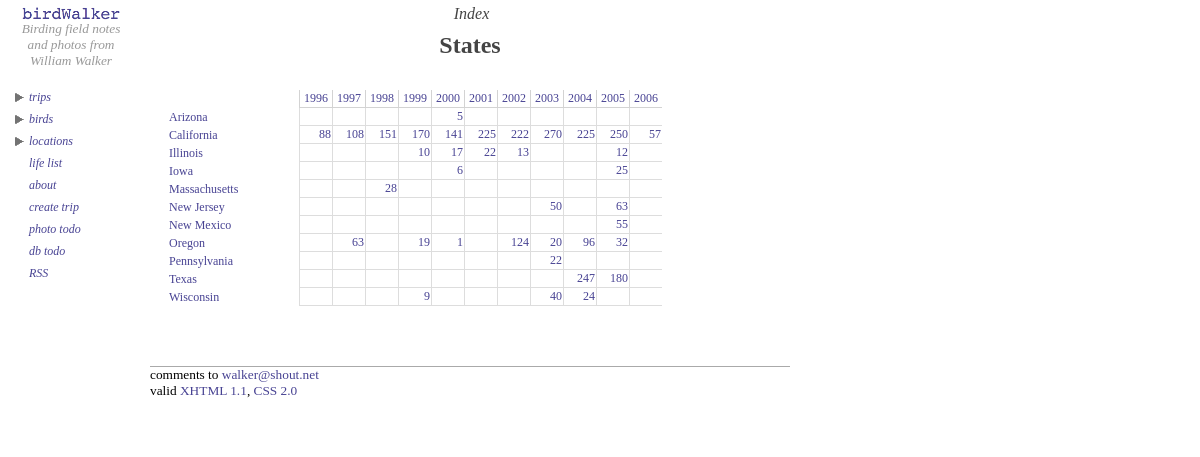
The app's page /stateindex.php with its own data.
### tables this page shows
CREATE TABLE state (
  objectid mediumint(9) NOT NULL auto_increment,
  Name varchar(16) default NULL,
  Abbreviation varchar(16) default NULL,
  Notes text,
  PRIMARY KEY  (objectid)
) TYPE=MyISAM;

### stateindex.php (the view, shortened to what this page needs)
<?php
require_once("./birdwalker.php");
require_once("./request.php");
$stateStats = performQuery("Get State Statistics",
  "SELECT
    location.State,
    count(distinct sighting.SpeciesAbbreviation) AS SpeciesCount,
    year(sighting.TripDate) AS theyear
  FROM location, sighting
  WHERE sighting.LocationName=location.Name
  GROUP BY location.State, theyear
  ORDER BY State, theyear");
$visitedStatesQuery = performQuery("Get List of visited States",
    "SELECT DISTINCT(state.objectid)
      FROM state, location, sighting
      WHERE state.Abbreviation=location.State and location.Name=sighting.LocationName ORDER BY state.Name");
while ($info = mysql_fetch_array($stateStats))
{
	$state = $info["State"];
	$year = $info["theyear"];
	$speciesCount = $info["SpeciesCount"];
	$table[$state][$year] = $speciesCount;
}
?>
    <div class="topright">
      <div class="pagesubtitle">Index</div>
      <div class="pagetitle">States</div>
	</div>
    <div class="contentright">
<table class=metadata cellpadding=1 cellspacing=0 width=80%>
  <tr><td></td><? insertYearLabels() ?></tr>
<? while ($info = mysql_fetch_array($visitedStatesQuery))
   { $id = $info["objectid"];
	 $info = getStateInfo($id);
     $state = $info["Abbreviation"]; ?>
    <tr>
      <td class=firstcell><a href="./statedetail.php?stateid=<?= $info["objectid"] ?>"><?= getStateNameForAbbreviation($state) ?></a></td>
<?	  for ($year = getEarliestYear(); $year <= getLatestYear(); $year++)
	  { ?>
		  <td class=bordered align=right>
<?
		if (array_key_exists($year, $table[$state]))
	    {
			echo "<a href=\"./specieslist.php?stateid=". $id . "&year=" . $year  . "\">" . $table[$state][$year] . "</a>";
		} ?>
         </td>
<?	  } ?>
    </tr>
<? } ?>
</table>
    </div>

### stylesheet.css (style rules this page uses)
.withcontentleft { background-image: url(./images/left.jpg); background-repeat: repeat-y; }
.topright { left: 150px; width: 640px; top: 5px; height: 90px; position: absolute; }
.contentright { font: 10pt "Gill Sans", "Gill Sans MT", SansSerif; left: 150px; width: 640px; top: 90px; padding-bottom: 30px; position: absolute; }
.pagetitle { text-align: center; font: 18pt "Gill Sans", "Gill Sans MT", SansSerif; font-weight: bold; color:#444444; padding-top: 2px }
.pagesubtitle { text-align: center; font: 12pt "Gill Sans", "Gill Sans MT", SansSerif; font-style: italic; color: #444444; padding-bottom: 7px; padding-left: 3px }
.metadata { font: 9pt "Gill Sans", "Gill Sans MT", SansSerif; padding-left: 4px; }
.firstcell { padding-left: 15px; white-space: nowrap; }
.bordered { border-left: solid 1px #DDDDDD; border-bottom: solid 1px #DDDDDD; width: 30px; text-align: right; }
a { color:#484393; text-decoration:none; }

### records on screen
state: getStateNameForAbbreviation($state) "Arizona", Abbreviation "5"
state: getStateNameForAbbreviation($state) "California", Abbreviation "88", Abbreviation "108", Abbreviation "151", Abbreviation "170", Abbreviation "141", Abbreviation "225", Abbreviation "222", Abbreviation "270", Abbreviation "250", Abbreviation "57"
state: getStateNameForAbbreviation($state) "Illinois", Abbreviation "10", Abbreviation "17", Abbreviation "22", Abbreviation "13", Abbreviation "12"
state: getStateNameForAbbreviation($state) "Iowa", Abbreviation "6", Abbreviation "25"
state: getStateNameForAbbreviation($state) "Massachusetts", Abbreviation "28"
state: getStateNameForAbbreviation($state) "New Jersey", Abbreviation "50", Abbreviation "63"
state: getStateNameForAbbreviation($state) "New Mexico", Abbreviation "55"
state: getStateNameForAbbreviation($state) "Oregon", Abbreviation "63", Abbreviation "19", Abbreviation "1", Abbreviation "124", Abbreviation "20", Abbreviation "96", Abbreviation "32"
state: getStateNameForAbbreviation($state) "Pennsylvania", Abbreviation "22"
state: getStateNameForAbbreviation($state) "Texas", Abbreviation "247", Abbreviation "180"
state: getStateNameForAbbreviation($state) "Wisconsin", Abbreviation "9", Abbreviation "40", Abbreviation "24"
